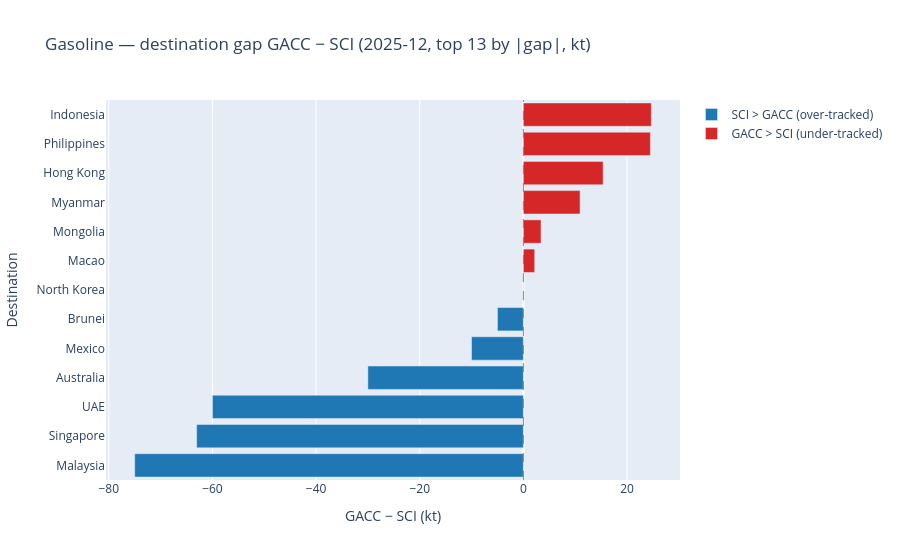
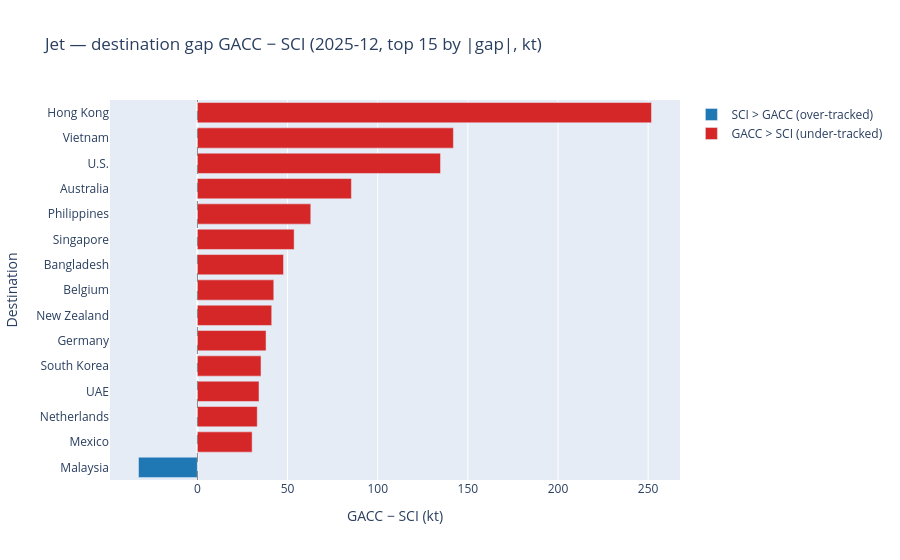
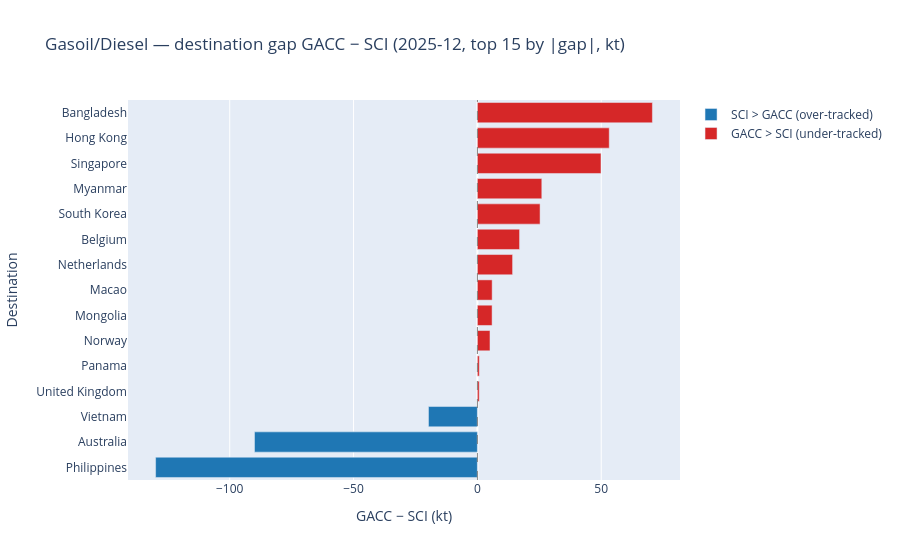

These figures' notebook cell, in order:
### Markdown cell above
### 7d. Destination gap — GACC vs SCI

Horizontal bars show **GACC − SCI** (kt) by destination for a chosen month. Positive = customs above the tracker; negative = SCI above customs.

### Code cell
def plot_destination_gap(
    recon_df: pd.DataFrame,
    *,
    product: str,
    month_start: pd.Timestamp,
    top_n: int = 15,
) -> go.Figure | None:
    """Top destinations by |GACC − SCI| for one product-month."""
    sub = recon_df[
        (recon_df["product"] == product) & (recon_df["month_start"] == month_start)
    ].copy()
    sub = sub[(sub["gacc_kt"] > 0) | (sub["sci_kt"] > 0)]
    if sub.empty:
        return None

    sub["gap_sci"] = sub["gacc_kt"] - sub["sci_kt"]
    sub["abs_gap"] = sub["gap_sci"].abs()
    top = (
        sub.nlargest(top_n, "abs_gap")
        .sort_values("gap_sci", ascending=True)
    )
    top["tracker_vs_govt"] = np.where(
        top["gap_sci"] >= 0,
        "GACC > SCI (under-tracked)",
        "SCI > GACC (over-tracked)",
    )

    fig = px.bar(
        top,
        x="gap_sci",
        y="destination",
        orientation="h",
        color="tracker_vs_govt",
        color_discrete_map={
            "GACC > SCI (under-tracked)": "#d62728",
            "SCI > GACC (over-tracked)": "#1f77b4",
        },
        title=(
            f"{product} — destination gap GACC − SCI "
            f"({month_start:%Y-%m}, top {len(top)} by |gap|, kt)"
        ),
        labels={
            "gap_sci": "GACC − SCI (kt)",
            "destination": "Destination",
            "tracker_vs_govt": "",
        },
    )
    fig.add_vline(x=0, line_width=1, line_dash="dash", line_color="gray")
    fig.update_layout(showlegend=True, legend_title_text="")
    return fig


def latest_shared_month(
    recon_df: pd.DataFrame,
    products: list[str],
) -> pd.Timestamp | None:
    """Latest month where every listed product has both GACC and SCI > 0."""
    month_sets: list[set[pd.Timestamp]] = []
    for product in products:
        sub = recon_df[recon_df["product"] == product]
        both = set(
            sub[(sub["gacc_kt"] > 0) & (sub["sci_kt"] > 0)]["month_start"].tolist()
        )
        month_sets.append(both)
    if not month_sets:
        return None
    common = set.intersection(*month_sets)
    if common:
        return pd.Timestamp(max(common))
    # Fall back: latest month with any GACC or SCI for any listed product.
    any_data = recon_df[recon_df["product"].isin(products)]
    any_data = any_data[(any_data["gacc_kt"] > 0) | (any_data["sci_kt"] > 0)]
    if any_data.empty:
        return None
    return pd.Timestamp(any_data["month_start"].max())


# Pass a list to compare multiple products; None uses all SCI-tracked desk buckets.
COMPARE_PRODUCTS: list[str] | None = None  # e.g. ["Gasoline", "Jet", "Gasoil/Diesel"]
COMPARE_MONTH: str | None = None  # e.g. "2025-12"; None = latest shared month
TOP_N_DESTINATIONS = 15

products_to_plot = COMPARE_PRODUCTS or [p for p in EXPORT_TABLE_PRODUCTS if p != "FO"]
if COMPARE_MONTH:
    compare_ts = pd.Timestamp(COMPARE_MONTH + "-01")
else:
    compare_ts = latest_shared_month(recon, products_to_plot)

if compare_ts is None:
    print("No overlapping GACC/SCI months for destination gap charts.")
else:
    print(f"Destination gap month: {compare_ts:%Y-%m}")
    for product in products_to_plot:
        fig_gap = plot_destination_gap(
            recon,
            product=product,
            month_start=compare_ts,
            top_n=TOP_N_DESTINATIONS,
        )
        if fig_gap is None:
            print(f"  {product}: no destination data for {compare_ts:%Y-%m}")
        else:
            fig_gap.show()

### Figure 1 — Plotly figure (JSON) as saved in the notebook; plotly's stock layout.template omitted (floating-point values rounded to 4 significant figures)
{"data": [{"hovertemplate": "=SCI > GACC (over-tracked)<br>GACC − SCI (kt)=%{x}<br>Destination=%{y}<extra></extra>", "legendgroup": "SCI > GACC (over-tracked)", "marker": {"color": "#1f77b4", "pattern": {"shape": ""}}, "name": "SCI > GACC (over-tracked)", "orientation": "h", "showlegend": true, "textposition": "auto", "type": "bar", "x": [-75.0, -63.05, -60.0, -30.0, -10.0, -5.0], "xaxis": "x", "y": ["Malaysia", "Singapore", "UAE", "Australia", "Mexico", "Brunei"], "yaxis": "y"}, {"hovertemplate": "=GACC > SCI (under-tracked)<br>GACC − SCI (kt)=%{x}<br>Destination=%{y}<extra></extra>", "legendgroup": "GACC > SCI (under-tracked)", "marker": {"color": "#d62728", "pattern": {"shape": ""}}, "name": "GACC > SCI (under-tracked)", "orientation": "h", "showlegend": true, "textposition": "auto", "type": "bar", "x": [0.03, 2.186, 3.41, 10.94, 15.4, 24.52, 24.69], "xaxis": "x", "y": ["North Korea", "Macao", "Mongolia", "Myanmar", "Hong Kong", "Philippines", "Indonesia"], "yaxis": "y"}], "layout": {"barmode": "relative", "legend": {"title": {"text": ""}, "tracegroupgap": 0}, "shapes": [{"line": {"color": "gray", "dash": "dash", "width": 1}, "type": "line", "x0": 0, "x1": 0, "xref": "x", "y0": 0, "y1": 1, "yref": "y domain"}], "showlegend": true, "title": {"text": "Gasoline — destination gap GACC − SCI (2025-12, top 13 by |gap|, kt)"}, "xaxis": {"anchor": "y", "domain": [0, 1], "title": {"text": "GACC − SCI (kt)"}}, "yaxis": {"anchor": "x", "domain": [0, 1], "title": {"text": "Destination"}}}}

### Figure 2 — Plotly figure (JSON) as saved in the notebook; plotly's stock layout.template omitted (floating-point values rounded to 4 significant figures)
{"data": [{"hovertemplate": "=SCI > GACC (over-tracked)<br>GACC − SCI (kt)=%{x}<br>Destination=%{y}<extra></extra>", "legendgroup": "SCI > GACC (over-tracked)", "marker": {"color": "#1f77b4", "pattern": {"shape": ""}}, "name": "SCI > GACC (over-tracked)", "orientation": "h", "showlegend": true, "textposition": "auto", "type": "bar", "x": [-32.66], "xaxis": "x", "y": ["Malaysia"], "yaxis": "y"}, {"hovertemplate": "=GACC > SCI (under-tracked)<br>GACC − SCI (kt)=%{x}<br>Destination=%{y}<extra></extra>", "legendgroup": "GACC > SCI (under-tracked)", "marker": {"color": "#d62728", "pattern": {"shape": ""}}, "name": "GACC > SCI (under-tracked)", "orientation": "h", "showlegend": true, "textposition": "auto", "type": "bar", "x": [30.37, 33.2, 34.17, 35.29, 38.08, 41.22, 42.36, 47.77, 53.67, 62.88, 85.42, 134.8, 142.0, 251.8], "xaxis": "x", "y": ["Mexico", "Netherlands", "UAE", "South Korea", "Germany", "New Zealand", "Belgium", "Bangladesh", "Singapore", "Philippines", "Australia", "U.S.", "Vietnam", "Hong Kong"], "yaxis": "y"}], "layout": {"barmode": "relative", "legend": {"title": {"text": ""}, "tracegroupgap": 0}, "shapes": [{"line": {"color": "gray", "dash": "dash", "width": 1}, "type": "line", "x0": 0, "x1": 0, "xref": "x", "y0": 0, "y1": 1, "yref": "y domain"}], "showlegend": true, "title": {"text": "Jet — destination gap GACC − SCI (2025-12, top 15 by |gap|, kt)"}, "xaxis": {"anchor": "y", "domain": [0, 1], "title": {"text": "GACC − SCI (kt)"}}, "yaxis": {"anchor": "x", "domain": [0, 1], "title": {"text": "Destination"}}}}

### Figure 3 — Plotly figure (JSON) as saved in the notebook; plotly's stock layout.template omitted (floating-point values rounded to 4 significant figures)
{"data": [{"hovertemplate": "=SCI > GACC (over-tracked)<br>GACC − SCI (kt)=%{x}<br>Destination=%{y}<extra></extra>", "legendgroup": "SCI > GACC (over-tracked)", "marker": {"color": "#1f77b4", "pattern": {"shape": ""}}, "name": "SCI > GACC (over-tracked)", "orientation": "h", "showlegend": true, "textposition": "auto", "type": "bar", "x": [-129.9, -90.0, -19.75], "xaxis": "x", "y": ["Philippines", "Australia", "Vietnam"], "yaxis": "y"}, {"hovertemplate": "=GACC > SCI (under-tracked)<br>GACC − SCI (kt)=%{x}<br>Destination=%{y}<extra></extra>", "legendgroup": "GACC > SCI (under-tracked)", "marker": {"color": "#d62728", "pattern": {"shape": ""}}, "name": "GACC > SCI (under-tracked)", "orientation": "h", "showlegend": true, "textposition": "auto", "type": "bar", "x": [0.73, 0.7715, 5.085, 5.937, 5.966, 14.21, 17.03, 25.31, 26.01, 49.91, 53.24, 70.67], "xaxis": "x", "y": ["United Kingdom", "Panama", "Norway", "Mongolia", "Macao", "Netherlands", "Belgium", "South Korea", "Myanmar", "Singapore", "Hong Kong", "Bangladesh"], "yaxis": "y"}], "layout": {"barmode": "relative", "legend": {"title": {"text": ""}, "tracegroupgap": 0}, "shapes": [{"line": {"color": "gray", "dash": "dash", "width": 1}, "type": "line", "x0": 0, "x1": 0, "xref": "x", "y0": 0, "y1": 1, "yref": "y domain"}], "showlegend": true, "title": {"text": "Gasoil/Diesel — destination gap GACC − SCI (2025-12, top 15 by |gap|, kt)"}, "xaxis": {"anchor": "y", "domain": [0, 1], "title": {"text": "GACC − SCI (kt)"}}, "yaxis": {"anchor": "x", "domain": [0, 1], "title": {"text": "Destination"}}}}
